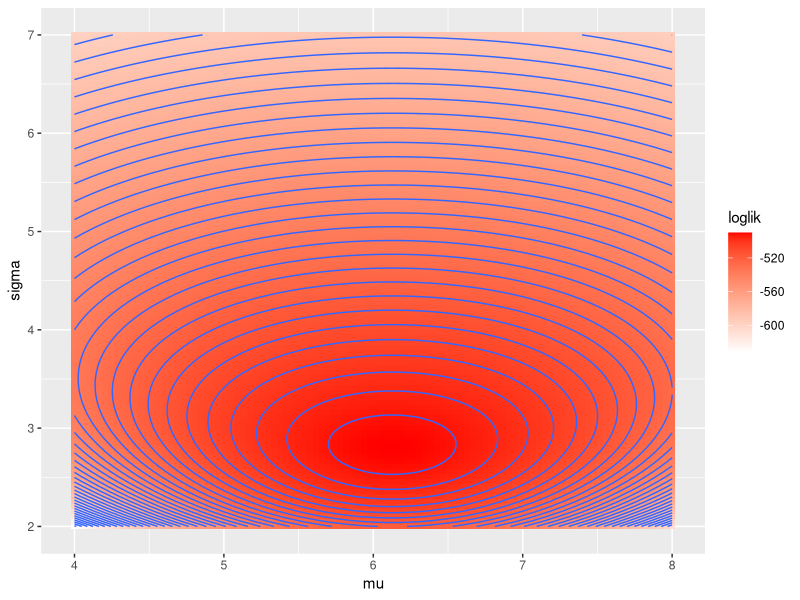
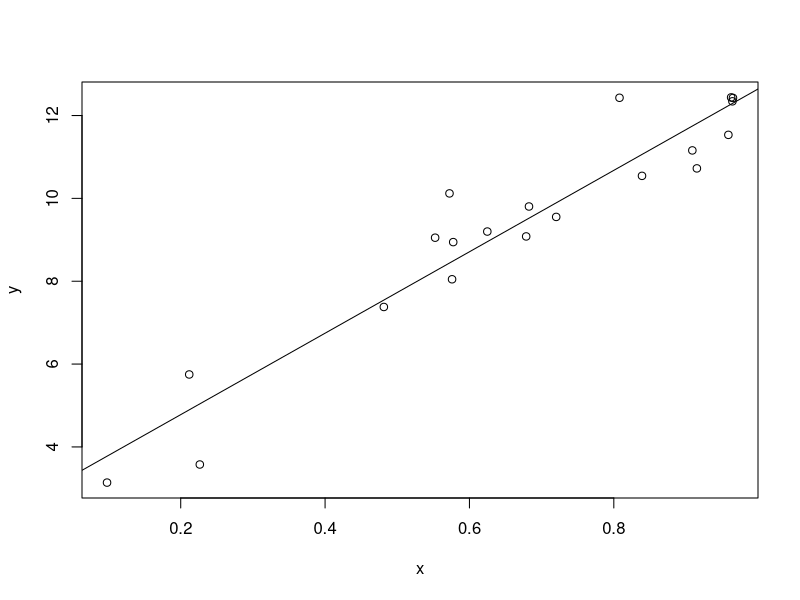

Write the R code that produced these figures, in order.
## ---- chunk 1
# set parameters
mu <- 6
sigma <- 3

# simulate observations
n <- 200
y <- rnorm(n, mu, sigma)

# generate a grid of parameter values to search over
g <- expand.grid(mu = seq(4, 8, length.out=100), 
                 sigma=seq(2, 7, length.out=100))

# evaluate the log-likelihood of the data for each parameter combination
g$loglik <- rep(NA, nrow(g))
for (i in 1:nrow(g)){
  g$loglik[i] <- sum(dnorm(y, g$mu[i], g$sigma[i], log = TRUE))
}

# plot results
library(ggplot2)
ggplot(g, aes(x = mu, y = sigma)) + 
  geom_tile(aes(fill = loglik)) + 
  stat_contour(aes(z = loglik), bins=40) + 
  scale_fill_gradient(low="white", high="red")
## ---- chunk 2
# find the approximate MLE
MLE_dsearch <- g[which.max(g$loglik), ]
MLE_dsearch
## ---- chunk 3
# writing a negative log-likelihood function
nll <- function(theta, y){
  mu <- theta[1]
  sigma <- exp(theta[2]) 
  # theta[2] is the log of sigma, which is unconstrained
  # this simplifies optimization because we have no boundaries
  -sum(dnorm(y, mu, sigma, log=TRUE))
}

# initial guesses
theta_init <- c(mu = 4, log_sigma = 1)

# optimize
res <- optim(theta_init, nll, y=y)
res
## ---- chunk 4
MLE_optim <- c(res$par[1], exp(res$par[2]))
rbind(unlist(MLE_dsearch[c('mu', 'sigma')]), 
      unlist(MLE_optim))
## ---- chunk 5
n <- 20
x <- runif(n)
y <- rnorm(n, 3 + 10 * x, sd = 1)

nll <- function(theta, y, x){
  alpha <- theta[1]
  beta <- theta[2]
  sigma <- exp(theta[3]) 
  mu <- alpha + beta * x
  -sum(dnorm(y, mu, sigma, log=TRUE))
}

# initial guesses
theta_init <- c(alpha = 4, beta = 1, log_sigma = 1)

# optimize
res <- optim(theta_init, nll, y = y, x = x)
## ---- chunk 6
plot(x, y)
abline(a = res$par['alpha'], b = res$par['beta'])
## ---- chunk 7
res
